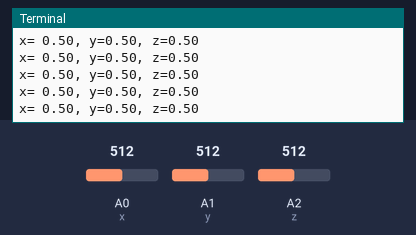
Bench run of a program on a simulated Arduino board driven over Firmata from a computer. Parts: the last lines printed to the terminal. The inputs (shaded band) are chosen by the test bench; at power-on: A0 (x) = 512, A1 (y) = 512, A2 (z) = 512 (analog values on the 0–1023 scale).

Above: at 6.2 s.
6.3 s: A0 (x) set to 716
At 7.4 s:
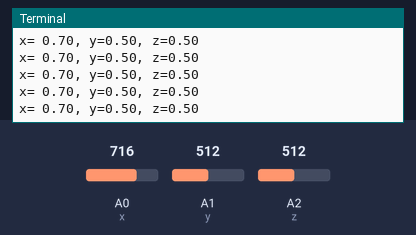
7.8 s: A1 (y) set to 716
At 8.4 s:
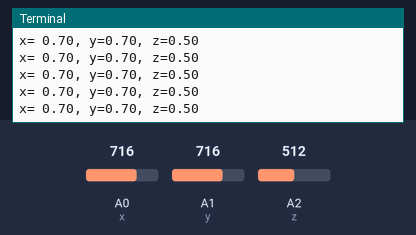
9.3 s: A2 (z) set to 716
At 10.4 s:
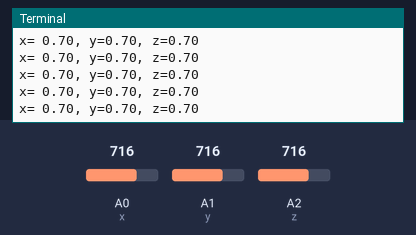
10.8 s: A0 (x) set to 900
At 11.6 s:
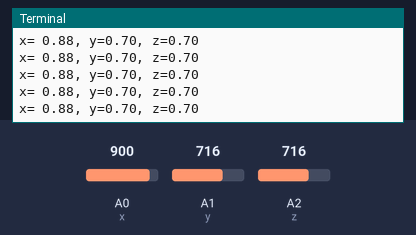
12.3 s: A1 (y) set to 900
At 13.0 s:
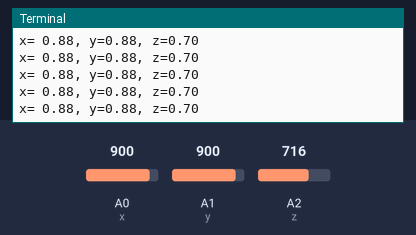
13.8 s: A2 (z) set to 900
At 14.3 s:
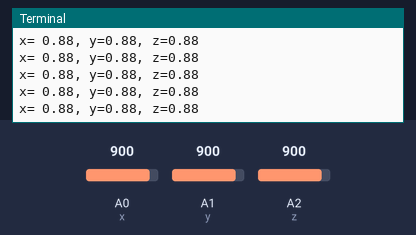
Timing chart, 0 to 16.3 s (numbered marks = the images above; inputs shaded):
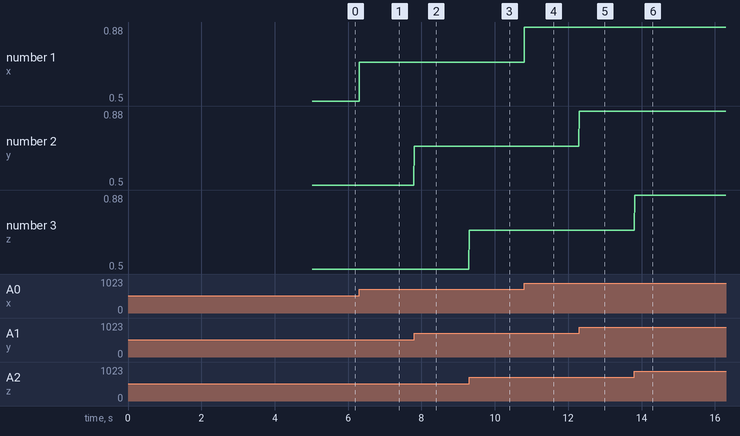

The program:

5_accelerometer_readings.py
```python
import pyfirmata
import time
from board_settings import board

it = pyfirmata.util.Iterator(board)

it.start()


# assign x, y and z according to the circuit
x = board.get_pin("a:0:i")
y = board.get_pin("a:1:i")
z = board.get_pin("a:2:i")


while True:

    try:
        x_value = float(x.read())
        y_value = float(y.read())
        z_value = float(z.read())
        print(f"x= {x_value:.2f}, y={y_value:.2f}, z={z_value:.2f}")
        time.sleep(0.01)
    except:
        print("There is a None Value")
```

board_settings.py
```python
import pyfirmata

board = pyfirmata.Arduino("/dev/cu.usbmodem1411")
```

Measured:
- after the input at 6.3 s, the terminal: prints a new line at once (image 1)
- after the input at 7.8 s, the terminal: prints a new line at once (image 2)
- after the input at 9.3 s, the terminal: prints a new line at once (image 3)
- after the input at 10.8 s, the terminal: prints a new line at once (image 4)
- after the input at 12.3 s, the terminal: prints a new line at once (image 5)
- after the input at 13.8 s, the terminal: prints a new line at once (image 6)
- plotted number 1: 0.5 → 0.7 after the input at 6.3 s, 0.7 → 0.88 after the input at 10.8 s
